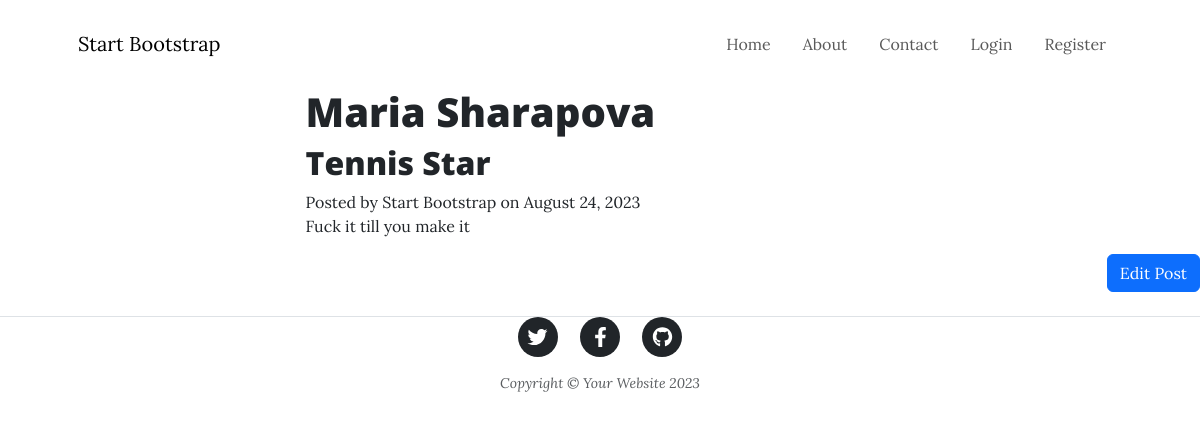
The page /post/5 on the database its author committed.
### posts/models.py (models this page shows)
class BlogPost(models.Model):
    title = models.CharField(max_length=100)
    date = models.DateField(auto_now_add=True)
    body = models.TextField(max_length=1000)
    author = models.CharField(max_length=255)
    img_url = models.CharField(max_length=255)
    subtitle = models.CharField(max_length=500)
    body = RichTextField()
    class Meta:
        managed = False
        db_table = 'blog_post'

### posts/views.py (the view)
# urls.py: path('post/<int:post_id>', views.show_post, name="post"),
def show_post(request, post_id):
    post = get_object_or_404(BlogPost, id=post_id)
    data = {'post': post}
    return render(request, "posts/post.html", data)

### posts/templates/posts/post.html (shortened to what this page needs)
{% extends 'base.html'%}
{% block content %}
{% load static %}
        <header class="masthead" style="background-image: gray ">
            <div class="container position-relative px-4 px-lg-5">
                <div class="row gx-4 gx-lg-5 justify-content-center">
                    <div class="col-md-10 col-lg-8 col-xl-7">
                        <div class="post-heading">
                            <h1>{{post.title}}</h1>
                            <h2 class="subheading">{{post.subtitle}}</h2>
                            <span class="meta">
                                Posted by
                                <a href="#!">Start Bootstrap</a>
                                on August 24, 2023
                            </span>
                        </div>
                    </div>
                </div>
            </div>
        </header>
        <article class="mb-4">
            <div class="container px-4 px-lg-5">
                <div class="row gx-4 gx-lg-5 justify-content-center">
                    <div class="col-md-10 col-lg-8 col-xl-7">
                        <p>{{post.body}}</p>
                    </div>
                </div>
            </div>
            <div class="d-flex justify-content-end mb-4">
          <a class="btn btn-primary float-right" href="{% url 'edit_post' post.id %}">Edit Post</a>
            </div>
        </article>
        {% include 'posts/includes/footer.html' %}
    </body>
{% endblock %}

### rows shown on the page
BlogPost: title "Maria Sharapova", subtitle "Tennis Star", body "Fuck it till you make it"
